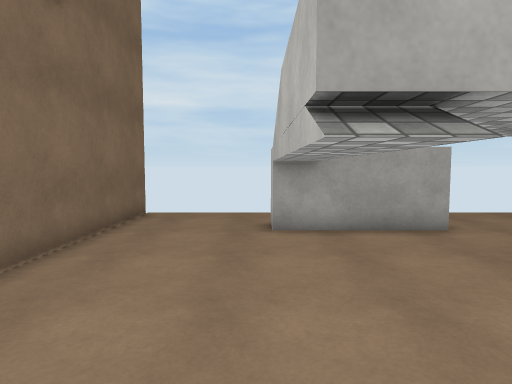
[1] (above)

14 first-person views from a walk through a 3-D level made in the Unity game engine. The camera is 1.4 m above the floor, tilts 4° down and sees 75° across. The floor is counted in squares, 1 m on a side. Each view is taken from the middle of a square. On the plan, view 1 faces up. The plan holds only what a view shows up to about 15 squares ahead; the rest is blank. The place goes on beyond the plan. Surface patterns are stand-ins for the level's own textures.

[2]
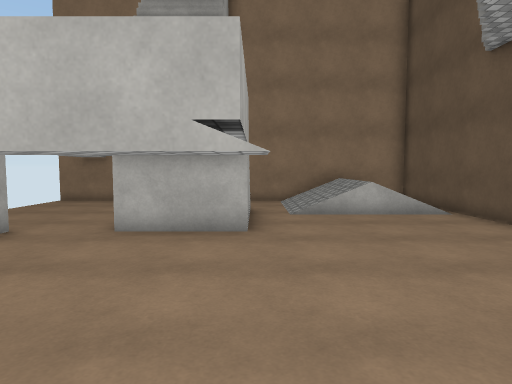

[3]
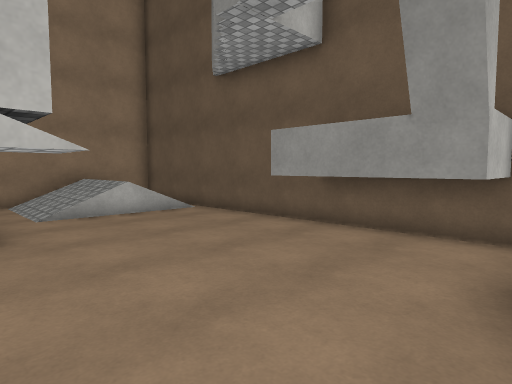

[4]
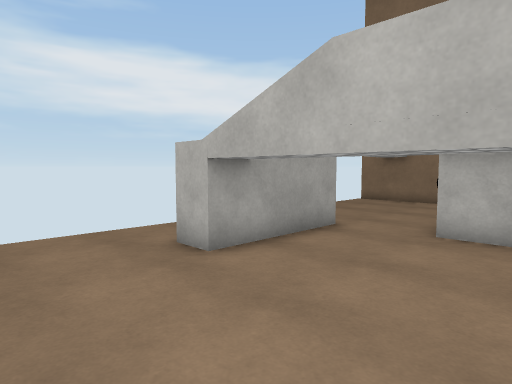

[5]
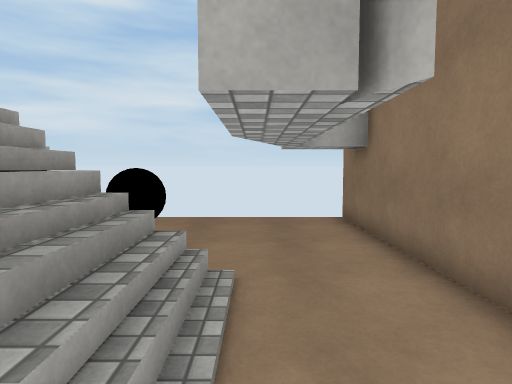

[6]
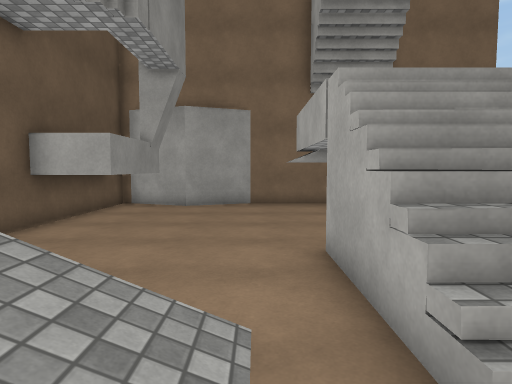

[7]
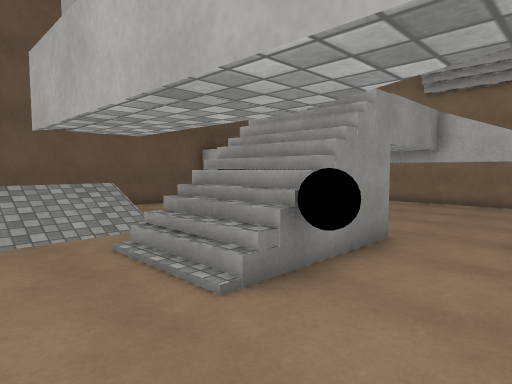

[8]
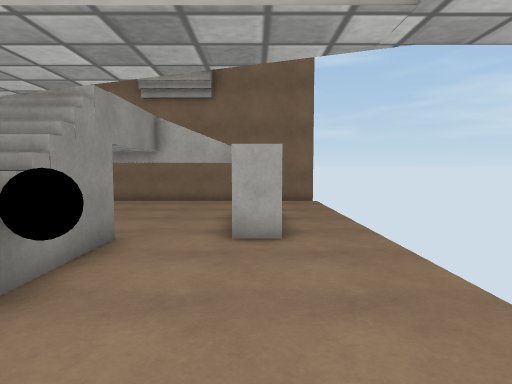

[9]
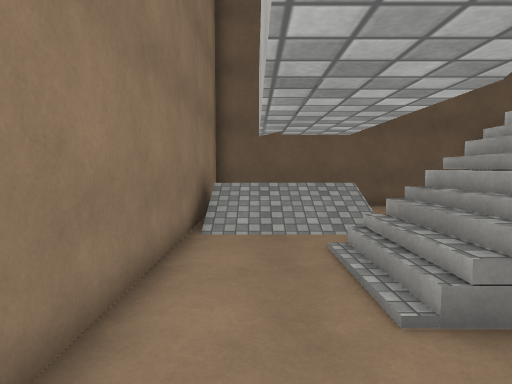

[10]
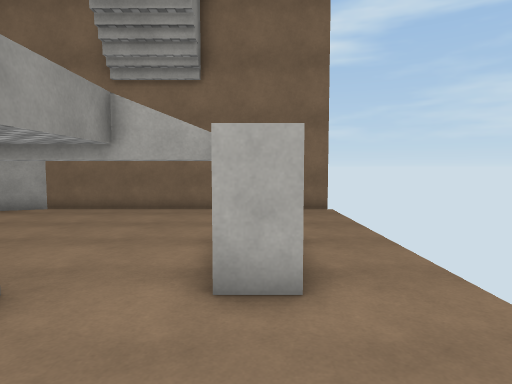

[11]
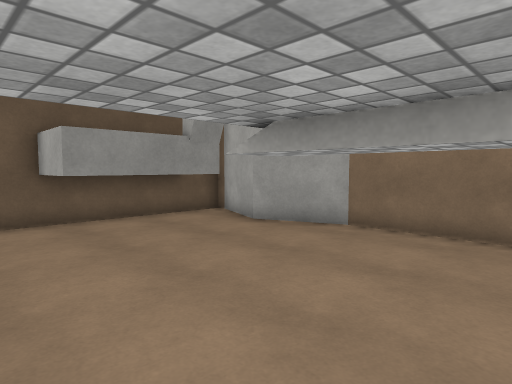

[12]
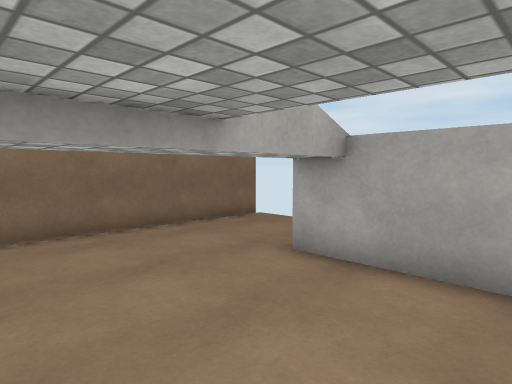

[13]
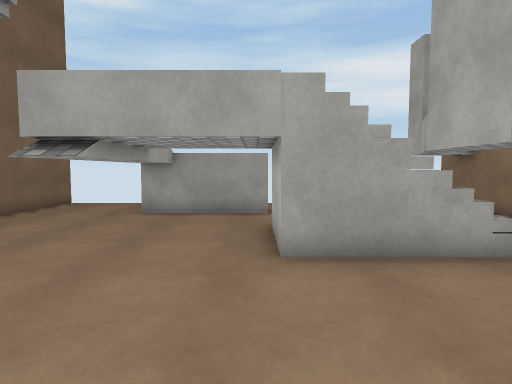

[14]
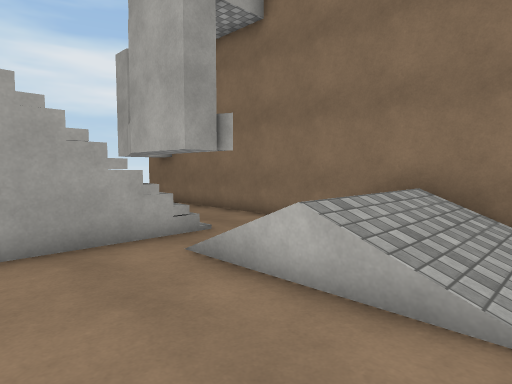

### Floor plan
Key: @ floor where view 1 was taken; # wall or solid block; . floor; / step, stairs or slope; v drop or lower ground; T thing the floor can be seen under or through; O other object.
Columns run from 4 left of view 1 to 12 right of it. Each row starts with its distance up from view 1.
 11 #               #
 10 #...............#
  9 #...............#
  8 #....T###.......#
  7 #....T..........#
  6 #....T.....OO...#
  5 #....T...##O#...#
  4 #....T...////...#
  3 #....T...////...#
  2 #....T...////...#
  1 #...............#
  0 ##..@....../////#
 -1  #.........////v#
 -2  #.........////v#
 -3  ######..../////#
 -4      ##......   #
 -5       ##########

Where each view was taken, in squares from view 1:
view 1: 0 up, 0 right, facing up
view 2: 2 up, 3 left, facing right
view 3: 3 up, 3 left, facing down-right
view 4: 3 up, 3 left, facing up-right
view 5: 1 up, 9 right, facing up
view 6: 1 up, 10 right, facing left
view 7: 8 up, 11 right, facing down-left
view 8: 8 up, 11 right, facing left
view 9: 8 up, 10 right, facing down
view 10: 8 up, 8 right, facing left
view 11: 5 up, 4 right, facing down-left
view 12: 3 up, 4 right, facing up-left
view 13: 3 down, 4 right, facing up
view 14: 4 down, 4 right, facing up-right
